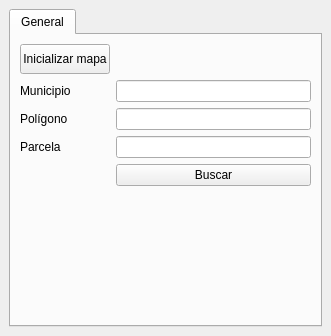
<?xml version="1.0" encoding="UTF-8"?>
<ui version="4.0">
 <class>RrtnUtilsDockWidgetBase</class>
 <widget class="QDockWidget" name="RrtnUtilsDockWidgetBase">
  <property name="geometry">
   <rect>
    <x>0</x>
    <y>0</y>
    <width>331</width>
    <height>336</height>
   </rect>
  </property>
  <property name="windowTitle">
   <string>Utilidades RRTN</string>
  </property>
  <widget class="QWidget" name="dockWidgetContents">
   <property name="minimumSize">
    <size>
     <width>0</width>
     <height>300</height>
    </size>
   </property>
   <layout class="QGridLayout" name="gridLayout">
    <item row="0" column="0">
     <widget class="QTabWidget" name="tabWidget">
      <property name="minimumSize">
       <size>
        <width>0</width>
        <height>0</height>
       </size>
      </property>
      <property name="currentIndex">
       <number>0</number>
      </property>
      <widget class="QWidget" name="tab">
       <attribute name="title">
        <string>General</string>
       </attribute>
       <layout class="QFormLayout" name="formLayout">
        <item row="0" column="0">
         <widget class="QPushButton" name="btnInitMap">
          <property name="minimumSize">
           <size>
            <width>90</width>
            <height>30</height>
           </size>
          </property>
          <property name="maximumSize">
           <size>
            <width>90</width>
            <height>30</height>
           </size>
          </property>
          <property name="cursor">
           <cursorShape>ArrowCursor</cursorShape>
          </property>
          <property name="toolTip">
           <string>&lt;html&gt;&lt;head/&gt;&lt;body&gt;Inicializar el mapa para el acceso al RRTN:&lt;br/&gt;- Fija el CRS a EPSG:25830.&lt;br/&gt;- Carga la capa WMS de Catastro de &lt;a href=&quot;http://idena.navarra.es/portal/servicios&quot;&gt;&lt;span style=&quot; text-decoration: underline; color:#0000ff;&quot;&gt;IDENA&lt;/span&gt;&lt;/a&gt;.&lt;/body&gt;&lt;/html&gt;</string>
          </property>
          <property name="text">
           <string>Inicializar mapa</string>
          </property>
         </widget>
        </item>
        <item row="2" column="1">
         <widget class="QLineEdit" name="leMunicipio"/>
        </item>
        <item row="2" column="0">
         <widget class="QLabel" name="label">
          <property name="text">
           <string>Municipio</string>
          </property>
         </widget>
        </item>
        <item row="3" column="0">
         <widget class="QLabel" name="label_2">
          <property name="text">
           <string>Polígono</string>
          </property>
         </widget>
        </item>
        <item row="3" column="1">
         <widget class="QLineEdit" name="lePoligono"/>
        </item>
        <item row="4" column="0">
         <widget class="QLabel" name="label_3">
          <property name="text">
           <string>Parcela</string>
          </property>
         </widget>
        </item>
        <item row="4" column="1">
         <widget class="QLineEdit" name="leParcela"/>
        </item>
        <item row="5" column="1">
         <widget class="QPushButton" name="btnBuscar">
          <property name="text">
           <string>Buscar</string>
          </property>
         </widget>
        </item>
       </layout>
      </widget>
     </widget>
    </item>
   </layout>
  </widget>
 </widget>
 <resources/>
 <connections/>
</ui>
